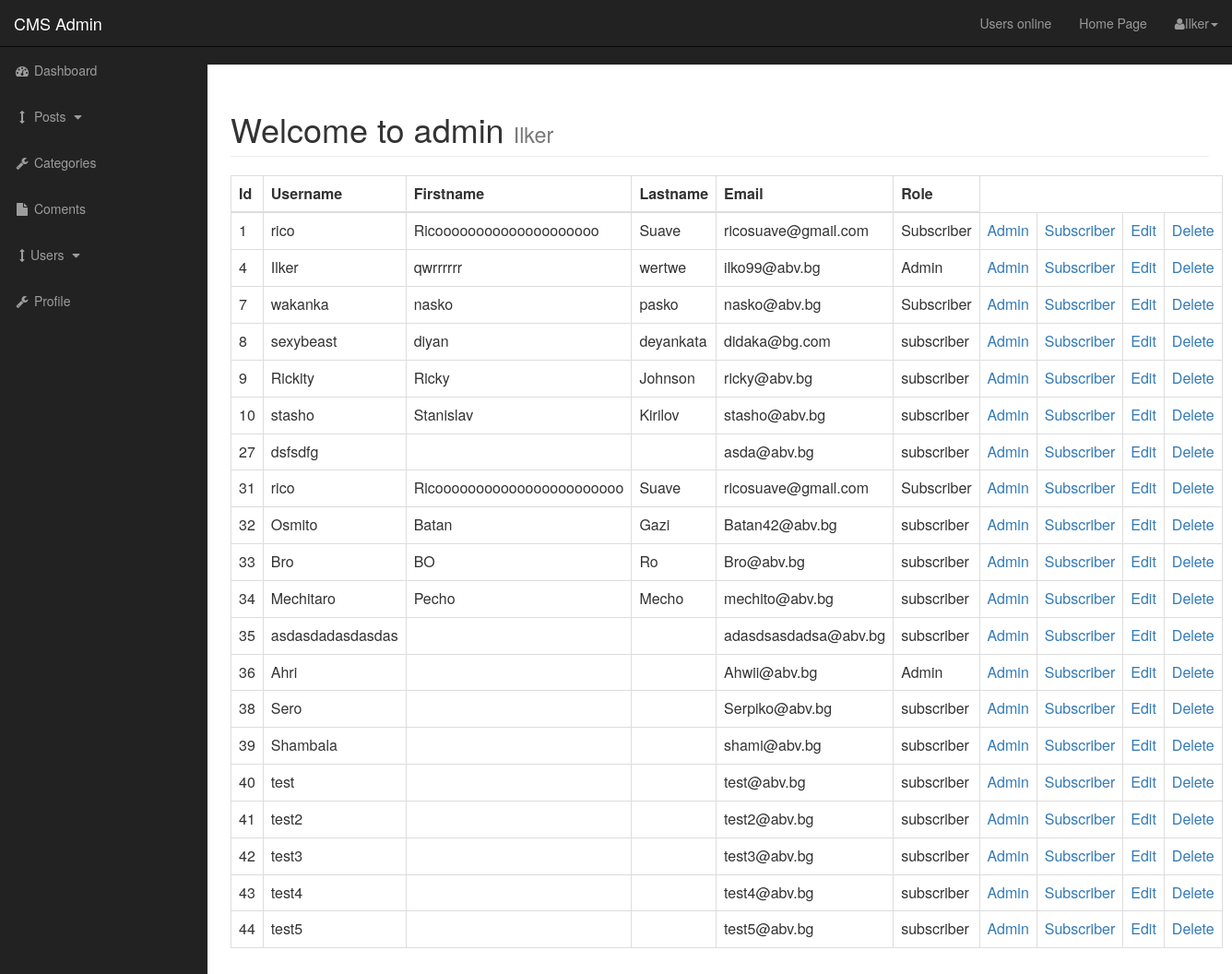
/admin/users.php (signed in), run on the app's committed database.
### tables this page shows
CREATE TABLE `users` (
  `user_id` int(3) NOT NULL,
  `username` varchar(255) NOT NULL,
  `user_password` varchar(255) NOT NULL,
  `user_firstname` varchar(255) NOT NULL,
  `user_lastname` varchar(255) NOT NULL,
  `user_email` varchar(255) NOT NULL,
  `user_image` text NOT NULL,
  `user_role` varchar(255) NOT NULL,
  `randSalt` varchar(255) NOT NULL DEFAULT '$2y$10$iusesomecrazystrings22'
);

### admin/functions.php (called while the page is built, shortened)
<?php
function escape($string){
    global $connection;
return mysqli_real_escape_string($connection, trim($string));
}
?>

### admin/includes/view_all_users.php (the view, shortened to what this page needs)
<table class="table table-bordered table-hover">
                            <thead>
                                <tr>
                                    <th>Id</th>
                                    <th>Username</th>
                                    <th>Firstname</th>
                                    <th>Lastname</th>
                                    <th>Email</th>
                                    <th>Role</th>
                                </tr>
                            </thead>
                            <tbody>
                            <?php
                            $query = "SELECT * FROM users";
                            $select_users = mysqli_query($connection, $query);
                            while($row = mysqli_fetch_assoc($select_users)){
                                $user_id = escape($row['user_id']);
                                $username = escape($row['username']);
                                $user_firstname = escape($row['user_firstname']);
                                $user_lastname = escape($row['user_lastname']);
                                $user_email = escape($row['user_email']);
                                $user_role = escape($row['user_role']);
                                echo "<tr>";
                                echo "<td>{$user_id}</td>";
                                echo "<td>{$username}</td>";
                                echo "<td>{$user_firstname}</td>";
                                echo "<td>{$user_lastname}</td>";
                                echo "<td>{$user_email}</td>";
                                echo "<td>{$user_role}</td>";
                                echo "<td><a href='users.php?change_to_admin={$user_id}'>Admin</a></td>";
                                echo "<td><a href='users.php?change_to_sub={$user_id}'>Subscriber</a></td>";
                                echo "<td><a href='users.php?source=edit_user.php&edit_user={$user_id}'>Edit</a></td>";
                                echo "<td><a href='users.php?delete={$user_id}'>Delete</a></td>";
                                echo "</tr>";
                            }
                            ?>
                        </tbody>
                        </table>

### admin/css/sb-admin.css (style rules this page uses)
body { margin-top: 100px; background-color: #222; }
@media (min-width:768px) { body { margin-top: 50px; } }

### data on the page
users: user_id "1", username "rico", user_firstname "Ricoooooooooooooooooooo", user_lastname "Suave", user_email "ricosuave@gmail.com", user_role "Subscriber"
users: user_id "4", username "Ilker", user_firstname "qwrrrrrr", user_lastname "wertwe", user_email "ilko99@abv.bg", user_role "Admin"
users: user_id "7", username "wakanka", user_firstname "nasko", user_lastname "pasko", user_email "nasko@abv.bg", user_role "Subscriber"
users: user_id "8", username "sexybeast", user_firstname "diyan", user_lastname "deyankata", user_email "didaka@bg.com", user_role "subscriber"
users: user_id "9", username "Rickity", user_firstname "Ricky", user_lastname "Johnson", user_email "ricky@abv.bg", user_role "subscriber"
users: user_id "10", username "stasho", user_firstname "Stanislav", user_lastname "Kirilov", user_email "stasho@abv.bg", user_role "subscriber"
users: user_id "27", username "dsfsdfg", user_email "asda@abv.bg", user_role "subscriber"
users: user_id "31", username "rico", user_firstname "Ricooooooooooooooooooooooo", user_lastname "Suave", user_email "ricosuave@gmail.com", user_role "Subscriber"
users: user_id "32", username "Osmito", user_firstname "Batan", user_lastname "Gazi", user_email "Batan42@abv.bg", user_role "subscriber"
users: user_id "33", username "Bro", user_firstname "BO", user_lastname "Ro", user_email "Bro@abv.bg", user_role "subscriber"
users: user_id "34", username "Mechitaro", user_firstname "Pecho", user_lastname "Mecho", user_email "mechito@abv.bg", user_role "subscriber"
users: user_id "35", username "asdasdadasdasdas", user_email "adasdsasdadsa@abv.bg", user_role "subscriber"
users: user_id "36", username "Ahri", user_email "Ahwii@abv.bg", user_role "Admin"
users: user_id "38", username "Sero", user_email "Serpiko@abv.bg", user_role "subscriber"
users: user_id "39", username "Shambala", user_email "shami@abv.bg", user_role "subscriber"
users: user_id "40", username "test", user_email "test@abv.bg", user_role "subscriber"
users: user_id "41", username "test2", user_email "test2@abv.bg", user_role "subscriber"
users: user_id "42", username "test3", user_email "test3@abv.bg", user_role "subscriber"
users: user_id "43", username "test4", user_email "test4@abv.bg", user_role "subscriber"
users: user_id "44", username "test5", user_email "test5@abv.bg", user_role "subscriber"

### other printed values
$_SESSION['username'] "Ilker"
